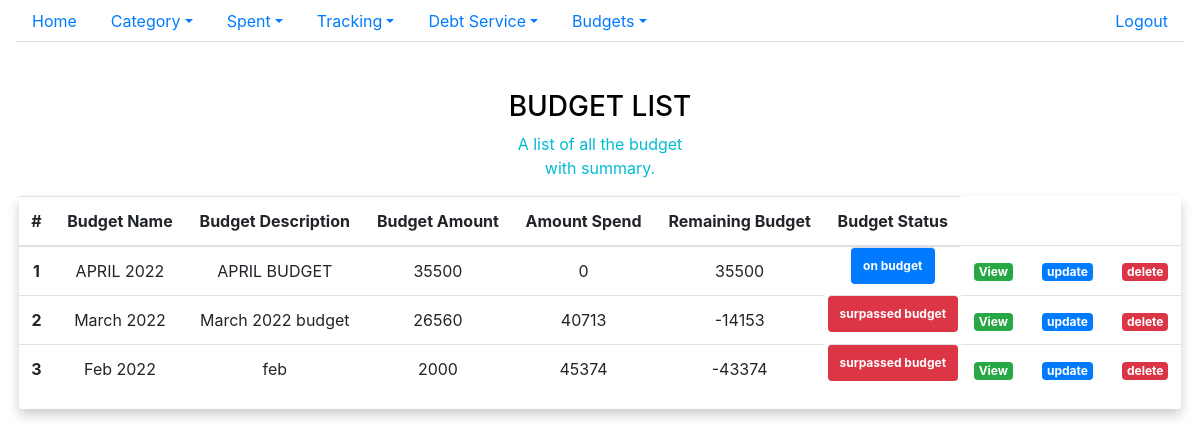
Page /budgetlist (signed in) on the committed database.
### spent/models.py (models this page shows, shortened)
class Budget(models.Model):
    name = models.CharField(max_length=32)
    description= models.CharField(max_length=128,null=True,blank=True)
    track_id = models.ForeignKey(Track,on_delete=models.CASCADE)
    voided = models.IntegerField(default=0)
    date_created = models.DateTimeField(auto_now_add=True)
    date_updated = models.DateTimeField(auto_now=True)
    user_id = models.ForeignKey(settings.AUTH_USER_MODEL, on_delete=models.CASCADE)
    class Meta:
        ordering=['-track_id__start_date']

### spent/views.py (the view)
# urls.py: path('budgetlist',views.BudgetListView.as_view(),name='budget_list'),
class BudgetListView(LoginRequiredMixin,View):
    def get(self,request):
        user = User.objects.get(username=self.request.user)
        user_id = user.id
        data ={}
        with connection.cursor() as cursor:
            cursor.execute(f"""
                select b.id,
                b.name,
                b.description,
                t.start_date,
                t.end_date,
                t.amount as track_amount,
                case when total_budget.budget_total is not NULL
                then total_budget.budget_total
                else 0 end as budget_total,
                case when spent.total_spent is not NULL
                then spent.total_spent else 0 end as total_spent,
                case when total_budget.budget_total is not null and spent.total_spent is not null then
                total_budget.budget_total-spent.total_spent
                when total_budget.budget_total is null and spent.total_spent is not null   then 0-spent.total_spent
                when total_budget.budget_total is not null and spent.total_spent is null  then total_budget.budget_total-0
                else 0 end as remaining_budget,

                case when (total_budget.budget_total is not null and spent.total_spent is not null) AND
                 (total_budget.budget_total-spent.total_spent) < 0  then "surpassed budget"
                when total_budget.budget_total is null and spent.total_spent is not null  and spent.total_spent >0   then "surpassed budget"
                when total_budget.budget_total is not null and spent.total_spent is null and total_budget.budget_total !=0 then "on budget"
                else "on budget" end as budget_status
                from spent_budget b
                inner join spent_track t on t.id = b.track_id_id
                left outer join (
                select sbi.budget_id,sum(sbi.amount) as budget_total
                 from spent_budgetitem sbi
                where sbi.voided = 0 and user_id_id = {user_id}
                group by sbi.budget_id
                )total_budget on b.id = total_budget.budget_id
                left outer join (
                select bd.id,tracker.total_spent
                from spent_budget bd
                inner join (
                select tk.track_id_id,
                 sum(s.amount) as total_spent
                 from spent_tracking tk
                inner join spent_spent s on tk.spent_id_id = s.id
                where tk.voided=0 and s.voided=0 and tk.user_id_id= {user_id}
                group by tk.track_id_id
                )tracker on bd.track_id_id = tracker.track_id_id
                )spent on b.id = spent.id
                where b.voided = 0 and b.user_id_id ={user_id}
                order by t.start_date desc
            """)
            columns = [col[0] for col in cursor.description]
            data = [dict(zip(columns, row)) for row in cursor.fetchall()]
        context ={
            'datalist':data,
        }
        return render(request,'spent/budget_list.html',context)

### spent/templates/spent/budget_list.html (shortened to what this page needs)
{% extends "base.html" %}
{% block content %}
<div class="container-fluid px-1 py-5 mx-auto">
	<div class="text-center">
            <h3>BUDGET LIST</h3>
            <p class="blue-text">A list of all the budget  <br> with summary.</p>
				<div class="card m-0 p-0">
				<table class="table table-hover table-boardered ">
				  <thead>
					<tr>
					  <th scope="col">#</th>
					  <th scope="col">Budget Name</th>
                        <th scope="col">Budget Description</th>
					  <th scope="col">Budget Amount</th>
					  <th scope="col">Amount Spend</th>
					  <th scope="col">Remaining Budget</th>
					  <th scope="col">Budget Status</th>
					</tr>
				  </thead>
				  <tbody>
                  {% for data in datalist %}
					<tr>
					  <th scope="row">{{forloop.counter}}</th>
					  <td>{{data.name}}</td>
                        <td>{{data.description}}</td>
					  <td>{{data.budget_total}}</td>
					  <td>{{data.total_spent}}</td>
					  <td>{{data.remaining_budget}}</td>
					  <td  {%if data.budget_status == "on budget" %} then class="h3 badge badge-primary" {% else %} class="h3 badge badge-danger" {%endif %}>
                        {{data.budget_status}}</td>
					  <td><a class="badge badge-success mr-1"  href="{%url 'budget_view' data.id%}">View</a></td>
					   <td><a class="badge badge-primary mr-1"  href="{%url 'update_budget' data.id%}">update</a></td>
					   <td><a class="badge badge-danger" href="{% url 'delete_budget' data.id %}">delete</a></td>
					</tr>
                  {% endfor %}
				  </tbody>
				</table>
				</div>
            </div>
      </div>
{% endblock content%}

### static/spent/main.css (style rules this page uses)
body { color: #000; overflow-x: hidden; height: 100%; background-repeat: no-repeat; background-size: 100% 100% }
.card { padding: 30px 40px; margin-top: 60px; margin-bottom: 60px; border: none !important; box-shadow: 0 6px 12px 0 rgba(0, 0, 0, 0.2) }
.blue-text { color: #00BCD4 }

### rows in the picture
Budget: name "APRIL 2022", description "APRIL BUDGET", budget_total "35500", total_spent "0", remaining_budget "35500", budget_status "on budget"
Budget: name "March 2022", description "March 2022 budget", budget_total "26560", total_spent "40713", remaining_budget "-14153", budget_status "surpassed budget"
Budget: name "Feb 2022", description "feb", budget_total "2000", total_spent "45374", remaining_budget "-43374", budget_status "surpassed budget"
